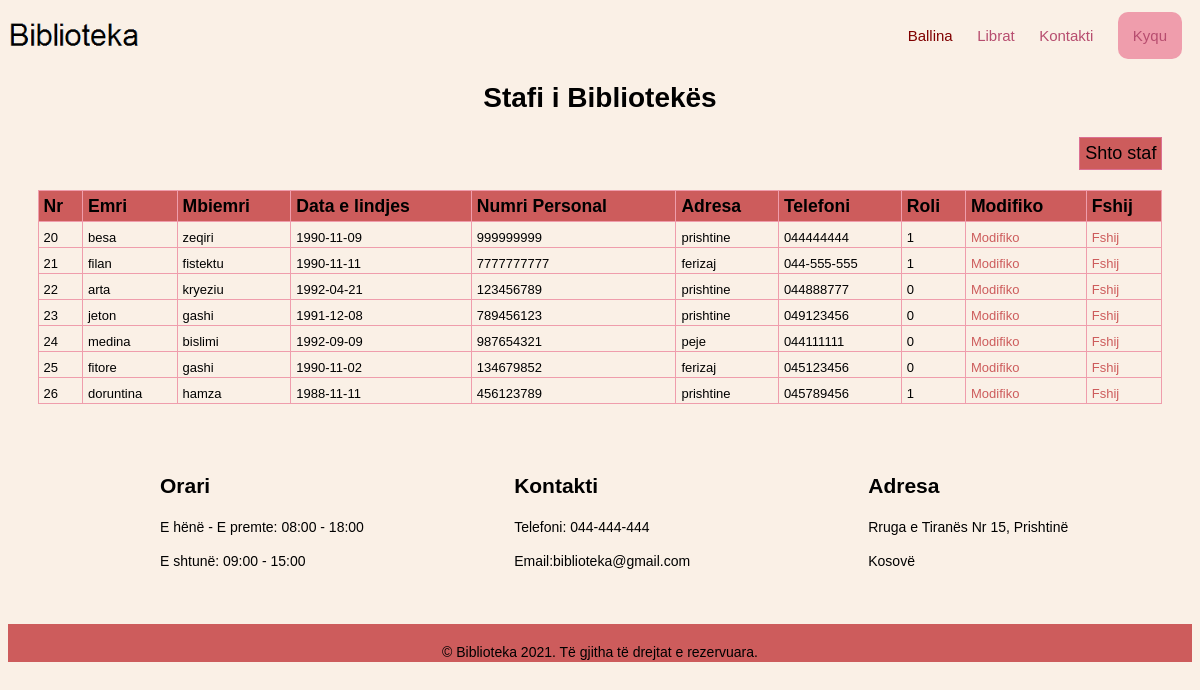
Screenshot of /stafi.php with the database file from the repository.
### tables this page shows
CREATE TABLE `stafi` (
  `stafiid` int(11) NOT NULL,
  `emri` varchar(50) DEFAULT NULL,
  `mbiemri` varchar(50) DEFAULT NULL,
  `dataelindjes` varchar(50) DEFAULT NULL,
  `numripersonal` varchar(50) DEFAULT NULL,
  `adresa` varchar(150) DEFAULT NULL,
  `telefoni` varchar(50) DEFAULT NULL,
  `username` varchar(50) DEFAULT NULL,
  `password` varchar(50) DEFAULT NULL,
  `roli` bit(1) DEFAULT NULL
);

### includes/sqlFunction.php (called while the page is built, shortened)
<?php
function connection(){
    $dbcon = mysqli_connect('localhost','root','','biblioteka');
    return $dbcon;
}
function merrStafin(){
    $dbcon = connection();
    $sql="SELECT stafiid, emri, mbiemri, dataelindjes,numripersonal,adresa,telefoni,roli FROM stafi";
    return mysqli_query($dbcon,$sql);
}
?>

### stafi.php (the view)
<?php include_once('includes/header.php'); ?>
<?php include_once('includes/sqlFunction.php'); ?>
        <main class="page">
        <section id="content" style="width: 95%; margin: 0 auto;">
            <div id="l1">
            <h1>Stafi i Bibliotekës</h1>
         <button class="shto"><a href="shto_staf.php">Shto staf</a></button>
        </div>
            <table id="members">
                <tr>
                  <th>Nr</th>
                  <th>Emri </th>
                  <th>Mbiemri</th>
                  <th>Data e lindjes</th>
                  <th>Numri Personal</th>
                  <th>Adresa</th>
                  <th>Telefoni</th>
                  <th>Roli</th>
                  <th>Modifiko</th>
                  <th>Fshij</th>
                </tr>
            <?php
                        $punetoret=merrStafin();
                        if(mysqli_num_rows($punetoret)>0){
                            while ($stafi=mysqli_fetch_assoc($punetoret)) {
                                echo "<tr>";
                                $stafiid=$stafi['stafiid'];
                                echo "<td>" . $stafi['stafiid']."</td>";
                                echo "<td>" . $stafi['emri']."</td>";
                                echo "<td>". $stafi['mbiemri'] ."</td>";
                                echo "<td>". $stafi['dataelindjes'] ."</td>";
                                echo "<td>". $stafi['numripersonal'] ."</td>";
                                echo "<td>". $stafi['adresa'] ."</td>";
                                echo "<td>". $stafi['telefoni'] ."</td>";
                                echo "<td>". $stafi['roli'] ."</td>";
                                echo "<td><a href='modifiko_staf.php?sid={$stafiid}'style='text-decoration: none; color: #CD5C5C;'> Modifiko</a> </td>";
                                echo "<td><a href='fshij_staf.php?sid={$stafiid}'style='text-decoration: none; color: #CD5C5C;'> Fshij</a> </td>";
                                echo "</tr>";
                            }
                        }else{
                            echo "Nuk ka shenime ne DB";
                        }
                    ?>
            </table>
                  </section>
                  <section id="box" >
                           <article class="b1">
                           <h2>Orari</h2>
                            <p> E hënë - E premte: 08:00 - 18:00</p>
                            <p>E shtunë: 09:00 - 15:00</p>
                           </article>
                            <article class="b1">
                                <h2>Kontakti</h2>
                                <p>Telefoni: 044-444-444 </p>
                                <p>Email:biblioteka@gmail.com</p>
                          </article>
                             <article class="b1">
                                <h2>Adresa </h2>
                                <p> Rruga e Tiranës  Nr 15, Prishtinë</p>
                                <p>Kosovë</p>
                          </article>
                  </section>
               </main>
 <?php include_once('includes/footer.php'); ?>

### css/style.css (style rules this page uses)
* { font-family: sans-serif; background: #FAF0E6; }
.page { width: 100%; }
.page #content h1 { text-align: center; font-size: 28px; margin-top: 20px; }
#content .item1 img,h2,p { padding: 2px; }
#content .item1 h2,p { margin-top:6px; }
.page #box .b1 { width: 30%; height: 150px; font-size: 14px; display: inline-block; margin-top: 50px; margin-right: 30px; }
.page #box { background-color: #FAF0E6 !important; width: 90%; margin: 20px 150px; }
.shto { background-color: #CD5C5C; border: 1px solid #DB7093; padding: 5px; font-size: 18px; cursor: pointer; float: right; }
.shto a { color: black; text-decoration: none; background-color: #CD5C5C; }
#members { float: left; margin-top: 20px; width:100%; empty-cells: show; border-collapse:collapse; }
#members td, #members th { font-size:13px; border:1px solid #ef9dac; padding:8px 5px 2px; }
#members th { font-size:1.1em; text-align:left; padding-top:5px; padding-bottom:4px; background-color: #CD5C5C; color:black; }

### rows the page displays
stafi: stafiid "20", emri "besa", mbiemri "zeqiri", dataelindjes "1990-11-09", numripersonal "999999999", adresa "prishtine", telefoni "044444444", roli "1"
stafi: stafiid "21", emri "filan", mbiemri "fistektu", dataelindjes "1990-11-11", numripersonal "7777777777", adresa "ferizaj", telefoni "044-555-555", roli "1"
stafi: stafiid "22", emri "arta", mbiemri "kryeziu", dataelindjes "1992-04-21", numripersonal "123456789", adresa "prishtine", telefoni "044888777", roli "0"
stafi: stafiid "23", emri "jeton", mbiemri "gashi", dataelindjes "1991-12-08", numripersonal "789456123", adresa "prishtine", telefoni "049123456", roli "0"
stafi: stafiid "24", emri "medina", mbiemri "bislimi", dataelindjes "1992-09-09", numripersonal "987654321", adresa "peje", telefoni "044111111", roli "0"
stafi: stafiid "25", emri "fitore", mbiemri "gashi", dataelindjes "1990-11-02", numripersonal "134679852", adresa "ferizaj", telefoni "045123456", roli "0"
stafi: stafiid "26", emri "doruntina", mbiemri "hamza", dataelindjes "1988-11-11", numripersonal "456123789", adresa "prishtine", telefoni "045789456", roli "1"
